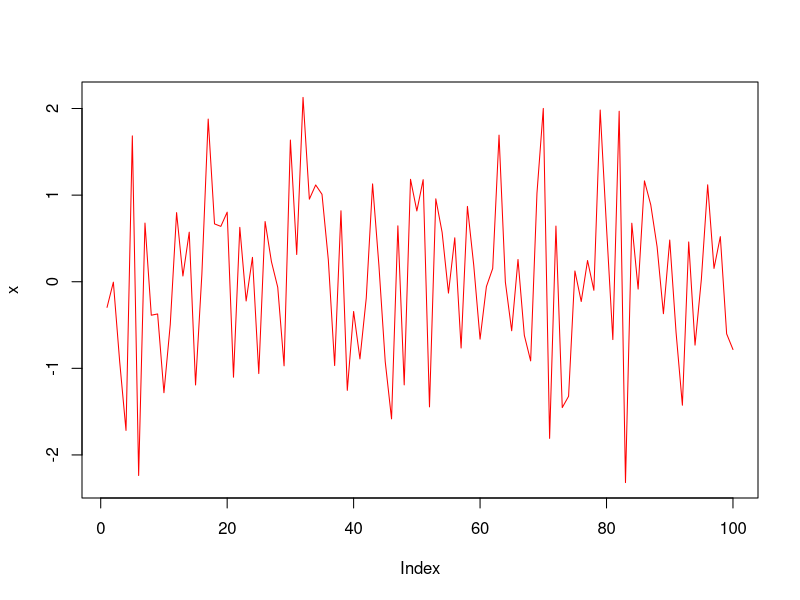

Reproduce this figure in R. (Note: this script raises an error after producing the figure.)
### this clipplot requires the TeachingDemos package
### clipplot(fun, xlim = par("usr")[1:2], ylim = par("usr")[3:4])
### threshold = 0


x <- rnorm(1:100)
x11()
plot(x, type='l',col='red')
clipplot( lines(x, col='blue'), ylim = c(min(x), 0) )

#################################################################
## same as above

x <- seq(1,100)
y <- rnorm(100)
plot(x,y, type='b', col='blue')
clipplot( lines(x,y, type='b', col='red'), ylim=c(par('usr')[3],0))

#################################################################

attach(iris)

tmp <- c('red','green','blue')
names(tmp) <- levels(Species)
x11()
plot(Petal.Width,Petal.Length, col=tmp[Species])
for(s in levels(Species)){
  clipplot( abline(
    lm(Petal.Length~Petal.Width, data=iris, subset=Species==s),
    col=tmp[s]),
    xlim=range(Petal.Width[Species==s]))
}

detach(iris)





